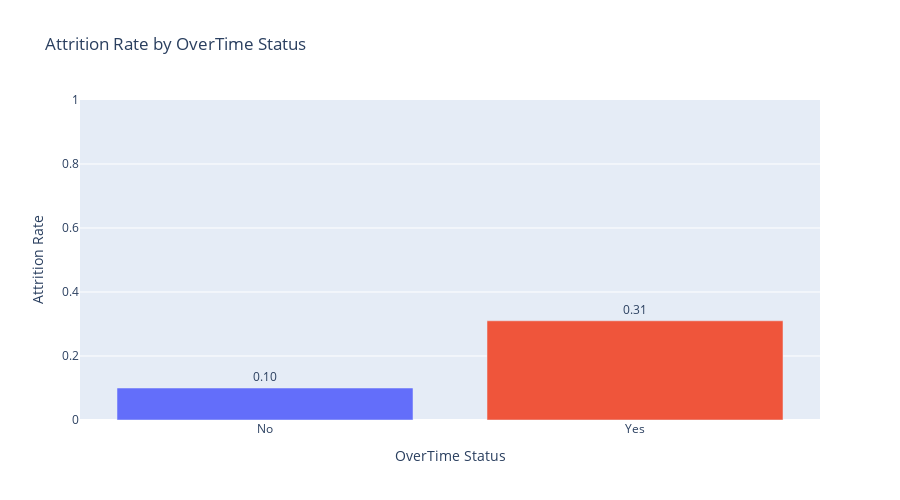

Here is the notebook cell this chart was saved with:
### Markdown cell above
#### Visualize Answer Q8

The bar chart below shows the **attrition rate based on overtime status**.  
It compares employees who work overtime (`Yes`) with those who do not (`No`).  
This visualization highlights the strong correlation between working overtime and higher attrition rates.

### Code cell
# Create bar chart
fig = px.bar(
    overtime_attrition_pandas,
    x='OverTime',
    y='AttritionRate',
    text='AttritionRate',
    color='OverTime',
    title='Attrition Rate by OverTime Status',
    labels={'AttritionRate': 'Attrition Rate', 'OverTime': 'OverTime Status'},
    color_discrete_map={'Yes':'#EF553B','No':'#636EFA'}  # red for employees with overtime
)

# Show values on top of bars
fig.update_traces(texttemplate='%{text:.2f}', textposition='outside')

# Layout adjustments
fig.update_layout(yaxis_range=[0,1], showlegend=False, height=500)

fig.show()

### Figure 1 — Plotly figure (JSON) as saved in the notebook; plotly's stock layout.template omitted (floating-point values rounded to 4 significant figures)
{"data": [{"alignmentgroup": "True", "hovertemplate": "OverTime Status=%{x}<br>Attrition Rate=%{text}<extra></extra>", "legendgroup": "No", "marker": {"color": "#636EFA", "pattern": {"shape": ""}}, "name": "No", "offsetgroup": "No", "orientation": "v", "showlegend": true, "text": [0.1], "textposition": "outside", "texttemplate": "%{text:.2f}", "type": "bar", "x": ["No"], "xaxis": "x", "y": [0.1], "yaxis": "y"}, {"alignmentgroup": "True", "hovertemplate": "OverTime Status=%{x}<br>Attrition Rate=%{text}<extra></extra>", "legendgroup": "Yes", "marker": {"color": "#EF553B", "pattern": {"shape": ""}}, "name": "Yes", "offsetgroup": "Yes", "orientation": "v", "showlegend": true, "text": [0.31], "textposition": "outside", "texttemplate": "%{text:.2f}", "type": "bar", "x": ["Yes"], "xaxis": "x", "y": [0.31], "yaxis": "y"}], "layout": {"barmode": "relative", "height": 500, "legend": {"title": {"text": "OverTime Status"}, "tracegroupgap": 0}, "showlegend": false, "title": {"text": "Attrition Rate by OverTime Status"}, "xaxis": {"anchor": "y", "categoryarray": ["No", "Yes"], "categoryorder": "array", "domain": [0, 1], "title": {"text": "OverTime Status"}}, "yaxis": {"anchor": "x", "domain": [0, 1], "range": [0, 1], "title": {"text": "Attrition Rate"}}}}
